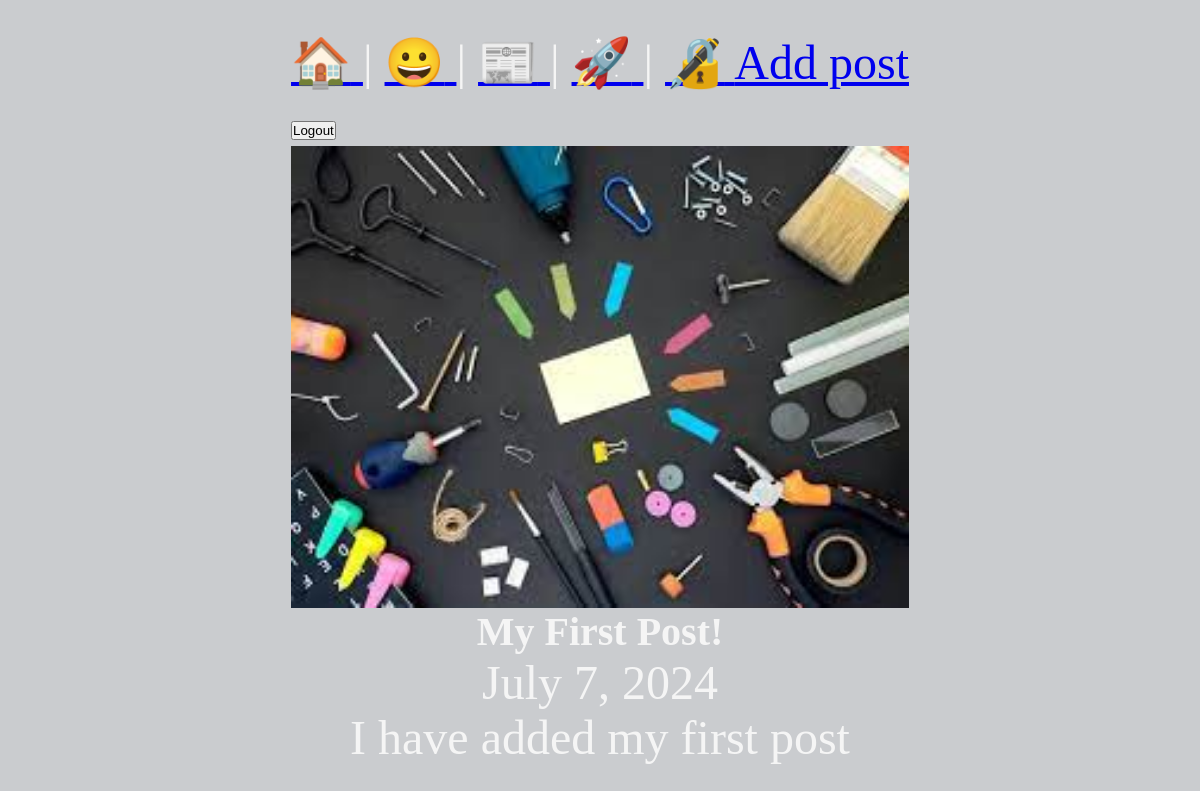
Page /posts/first-post/ on the committed database.
### posts/models.py (models this page shows, shortened)
class Post (models.Model):
    title = models.CharField(max_length=75)
    body= models.TextField()
    slug = models.SlugField()
    date = models.DateField(auto_now_add=True)
    banner = models.ImageField(default='fallback.png', blank=True)

### posts/views.py (the view)
# urls.py: path('<slug:slug>/', views.post_page, name="page"),
def post_page(request, slug):
    post = Post.objects.get(slug=slug)
    return render(request, 'posts/post_page.html', {'post': post})

### posts/templates/posts/post_page.html (shortened to what this page needs)
{% extends 'layout.html' %}
{% block content %}
    <section>
        <img
            class="banner"
            src="{{ post.banner.url }}"
            alt="{{ post.title }}"
        />
        <h1>{{ post.title }}</h1>
        <p>{{ post.date }}</p>
        <p>{{ post.body }}</p>
    </section>
{% endblock %}

### static/css/style.css (style rules this page uses)
* { padding: 0; margin: 0; box-sizing: border-box; }
body { min-height: 100vh; display: grid; place-content: center; font-size: 3rem; background-color: rgb(202, 204, 207); color: whitesmoke; }
h1,p { text-align: center; }
h1,h2 { font-size: 2.5rem ; }
.banner { display: block; width: 100%; max-width: 800px; }

### rows in the picture
Post: banner (picture), title "My First Post!", date "July 7, 2024", body "I have added my first post"
